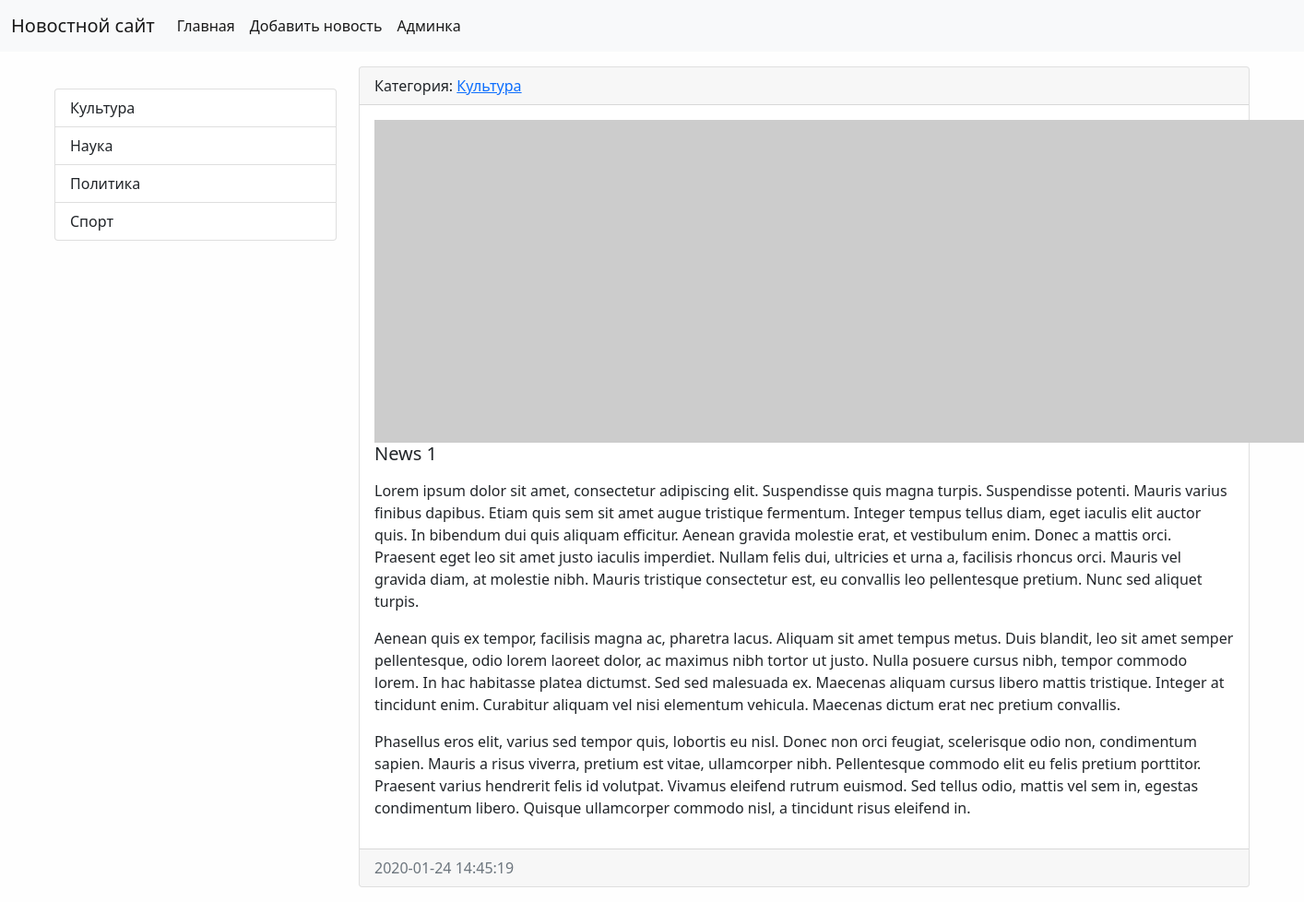
The page /news/1/ on the database its author committed.
### news/models.py (models this page shows, shortened)
class Category(models.Model):
    title = models.CharField(max_length=150,
                             db_index=True,
                             verbose_name='Категории',
                             )  # db_index индексирует это поле, делает более быстрым для поиска
    def get_absolute_url(self):
        return reverse('category', kwargs={"category_id": self.pk})  # categories - из url, которая область имен name=
    def __str__(self):
        return self.title
    class Meta:
        verbose_name = 'Категория'
        verbose_name_plural = 'Категории'
        ordering = ['title']

class News(models.Model):
    title = models.CharField(max_length=150, verbose_name='Наименование')
    content = models.TextField(blank=True, verbose_name='Контент')
    created_at = models.DateTimeField(auto_now_add=True, verbose_name='Дата публикации')
    updated_at = models.DateTimeField(auto_now=True, verbose_name='Обновлено')
    photo = models.ImageField(upload_to='photo/%Y/%m/%d/', verbose_name='Фото', blank=True)
    is_published = models.BooleanField(default=True, verbose_name='Опубликовано')
    category = models.ForeignKey('Category', on_delete=models.PROTECT, verbose_name='Категория')
    class Meta:
        verbose_name = 'Новость'  # меняет в админке News на Новость (изменение для единственного числа)
        verbose_name_plural = 'Новости'  # тоже самое для множественного числа
        ordering = ['-created_at']  # порядок вывода в админке, можно сортировать по нескольким полям через запятую

### news/views.py (the view)
# urls.py: path('news/<int:news_id>/', ViewNews.as_view(), name='view_news'),
class ViewNews(DetailView): # вместо view_news
    model = News
    pk_url_kwarg = 'news_id'    # для news/<int:news_id>
    template_name = 'news/view_news.html'
    context_object_name = 'news_item' # по дефолту значение object

### news/templatetags/news_tags.py (called while the page is built)
@register.inclusion_tag('news/list_categories.html')
def show_categories():
    categories = Category.objects.all()
    return {"categories": categories}

### news/templates/news/view_news.html (shortened to what this page needs)
{% extends 'base.html' %}
{% block sidebar %}
    {% include 'inc/_sidebar.html' %}
{% endblock %}
{% block content %}
    <div class="card mb-3">
        <div class="card-header">
            Категория: <a href="{{ news_item.category.get_absolute_url }}">{{ news_item.category }}</a>
        </div>
        <div class="card-body">
            {% if news_item.photo %}
                <img src="{{ news_item.photo.url }}" alt="" width="350" class="mr-3">
            {% else %}
                <img src="https://picsum.photos/id/1060/350/235/?blur=2" alt="" class="mr-3">
            {% endif %}
            <h5 class="card-title">{{ news_item.title }}</h5>
            <p class="card-text">{{ news_item.content | safe | linebreaks }}</p>
        </div>
        <div class="card-footer text-muted">
            {{ news_item.created_at | date:"Y-m-d H:i:s" }}
        </div>
    </div>
{% endblock %}

### news/templates/news/list_categories.html
<div class="list-group">
    {% for item in categories %}
    <a href="{{ item.get_absolute_url }}" class="list-group-item list-group-item-action">{{ item.title }}</a>
    {% endfor %}
</div>

### mysite/static/css/style.css (style rules this page uses)
body { background-color: #fefefe; }

### rows shown on the page
Category: title "Культура"
Category: title "Наука"
Category: title "Политика"
Category: title "Спорт"
News: category "Культура", title "News 1", content "Lorem ipsum dolor sit amet, consectetur adipiscing elit. Suspendisse quis magna turpis. Suspendisse potenti. Mauris varius finibus dapibus. Etiam quis sem sit amet augue tristique fermentum. Integer tempus tellus diam, eget iaculis elit auctor quis. In bibendum dui quis aliquam efficitur. Aenean gravida molestie erat, et vestibulum enim. Donec a mattis orci. Praesent eget leo sit amet justo iaculis imperdiet. Nullam felis dui, ultricies et urna a, facilisis rhoncus orci. Mauris vel gravida diam, at molestie nibh. Mauris tristique consectetur est, eu convallis leo pellentesque pretium. Nunc sed aliquet turpis. Aenean quis ex tempor, facilisis magna ac, pharetra lacus. Aliquam sit amet tempus…", created_at "2020-01-24 14:45:19"
